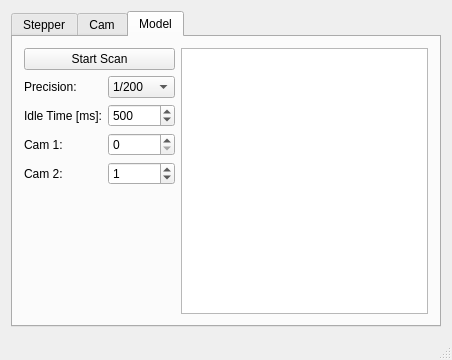
<?xml version="1.0" encoding="UTF-8"?>
<ui version="4.0">
 <class>MainWindow</class>
 <widget class="QMainWindow" name="MainWindow">
  <property name="geometry">
   <rect>
    <x>0</x>
    <y>0</y>
    <width>452</width>
    <height>360</height>
   </rect>
  </property>
  <property name="windowTitle">
   <string>MainWindow</string>
  </property>
  <widget class="QWidget" name="centralWidget">
   <layout class="QGridLayout" name="gridLayout">
    <item row="0" column="0">
     <widget class="QTabWidget" name="tabWidget">
      <property name="currentIndex">
       <number>2</number>
      </property>
      <widget class="QWidget" name="tabStepper">
       <attribute name="title">
        <string>Stepper</string>
       </attribute>
       <layout class="QGridLayout" name="gridLayout_2">
        <item row="0" column="2">
         <widget class="QLabel" name="label">
          <property name="text">
           <string>baud:</string>
          </property>
         </widget>
        </item>
        <item row="0" column="4">
         <widget class="QPushButton" name="pushButtonConnectSerialport">
          <property name="text">
           <string>Connect</string>
          </property>
         </widget>
        </item>
        <item row="0" column="3">
         <widget class="QComboBox" name="comboBoxBaud">
          <property name="currentText">
           <string>9600</string>
          </property>
          <property name="currentIndex">
           <number>1</number>
          </property>
          <item>
           <property name="text">
            <string>4800</string>
           </property>
          </item>
          <item>
           <property name="text">
            <string>9600</string>
           </property>
          </item>
          <item>
           <property name="text">
            <string>14400</string>
           </property>
          </item>
          <item>
           <property name="text">
            <string>19200</string>
           </property>
          </item>
          <item>
           <property name="text">
            <string>28800</string>
           </property>
          </item>
          <item>
           <property name="text">
            <string>38400</string>
           </property>
          </item>
          <item>
           <property name="text">
            <string>57600</string>
           </property>
          </item>
          <item>
           <property name="text">
            <string>115200</string>
           </property>
          </item>
         </widget>
        </item>
        <item row="0" column="0">
         <widget class="QLabel" name="label_2">
          <property name="text">
           <string>port:</string>
          </property>
         </widget>
        </item>
        <item row="0" column="1">
         <widget class="QLineEdit" name="lineEditSerialport">
          <property name="text">
           <string>COM3</string>
          </property>
         </widget>
        </item>
        <item row="3" column="4">
         <spacer name="verticalSpacer">
          <property name="orientation">
           <enum>Qt::Vertical</enum>
          </property>
          <property name="sizeHint" stdset="0">
           <size>
            <width>20</width>
            <height>40</height>
           </size>
          </property>
         </spacer>
        </item>
        <item row="1" column="4">
         <widget class="QPushButton" name="pushButtonTestSerialport">
          <property name="text">
           <string>Test</string>
          </property>
         </widget>
        </item>
        <item row="1" column="0" rowspan="3" colspan="4">
         <widget class="QTextBrowser" name="textBrowserSerialport"/>
        </item>
       </layout>
      </widget>
      <widget class="QWidget" name="tabCam">
       <attribute name="title">
        <string>Cam</string>
       </attribute>
       <layout class="QGridLayout" name="gridLayout_3" rowstretch="0,0,0,0,0,0,0,0,0" columnstretch="0,0,1" columnminimumwidth="0,0,0">
        <property name="leftMargin">
         <number>6</number>
        </property>
        <item row="0" column="0">
         <widget class="QLabel" name="labelCam">
          <property name="sizePolicy">
           <sizepolicy hsizetype="Fixed" vsizetype="Fixed">
            <horstretch>0</horstretch>
            <verstretch>0</verstretch>
           </sizepolicy>
          </property>
          <property name="text">
           <string>Cam:</string>
          </property>
         </widget>
        </item>
        <item row="2" column="0" colspan="2">
         <widget class="QPushButton" name="pushButtonCamShow">
          <property name="sizePolicy">
           <sizepolicy hsizetype="Minimum" vsizetype="Fixed">
            <horstretch>0</horstretch>
            <verstretch>0</verstretch>
           </sizepolicy>
          </property>
          <property name="text">
           <string>Show</string>
          </property>
         </widget>
        </item>
        <item row="1" column="0">
         <widget class="QLabel" name="labelFPS">
          <property name="sizePolicy">
           <sizepolicy hsizetype="Fixed" vsizetype="Fixed">
            <horstretch>0</horstretch>
            <verstretch>0</verstretch>
           </sizepolicy>
          </property>
          <property name="text">
           <string>FPS</string>
          </property>
         </widget>
        </item>
        <item row="1" column="1">
         <widget class="QSpinBox" name="spinBoxCamFPS">
          <property name="sizePolicy">
           <sizepolicy hsizetype="Minimum" vsizetype="Fixed">
            <horstretch>0</horstretch>
            <verstretch>0</verstretch>
           </sizepolicy>
          </property>
          <property name="minimum">
           <number>0</number>
          </property>
          <property name="maximum">
           <number>200</number>
          </property>
          <property name="value">
           <number>25</number>
          </property>
         </widget>
        </item>
        <item row="3" column="0" colspan="2">
         <widget class="QPushButton" name="pushButtonCamClose">
          <property name="sizePolicy">
           <sizepolicy hsizetype="Minimum" vsizetype="Fixed">
            <horstretch>0</horstretch>
            <verstretch>0</verstretch>
           </sizepolicy>
          </property>
          <property name="text">
           <string>Close</string>
          </property>
         </widget>
        </item>
        <item row="4" column="0" colspan="2">
         <widget class="QPushButton" name="pushButtonCamCalibration">
          <property name="sizePolicy">
           <sizepolicy hsizetype="Minimum" vsizetype="Fixed">
            <horstretch>0</horstretch>
            <verstretch>0</verstretch>
           </sizepolicy>
          </property>
          <property name="text">
           <string>Calibration</string>
          </property>
         </widget>
        </item>
        <item row="0" column="2" rowspan="9">
         <widget class="Cam_viewer" name="graphicsViewCam"/>
        </item>
        <item row="5" column="0" colspan="2">
         <widget class="QPushButton" name="pushButtonCamCalibrationCollect">
          <property name="enabled">
           <bool>false</bool>
          </property>
          <property name="sizePolicy">
           <sizepolicy hsizetype="Minimum" vsizetype="Fixed">
            <horstretch>0</horstretch>
            <verstretch>0</verstretch>
           </sizepolicy>
          </property>
          <property name="text">
           <string>Collect</string>
          </property>
         </widget>
        </item>
        <item row="8" column="0">
         <spacer name="verticalSpacer_2">
          <property name="orientation">
           <enum>Qt::Vertical</enum>
          </property>
          <property name="sizeHint" stdset="0">
           <size>
            <width>20</width>
            <height>40</height>
           </size>
          </property>
         </spacer>
        </item>
        <item row="6" column="0" colspan="2">
         <widget class="QPushButton" name="pushButtonCamCalibrationSave">
          <property name="enabled">
           <bool>false</bool>
          </property>
          <property name="text">
           <string>Save Calib</string>
          </property>
         </widget>
        </item>
        <item row="0" column="1">
         <widget class="QSpinBox" name="spinBoxCam"/>
        </item>
       </layout>
      </widget>
      <widget class="QWidget" name="tabModel">
       <attribute name="title">
        <string>Model</string>
       </attribute>
       <layout class="QGridLayout" name="gridLayout_4">
        <item row="2" column="1">
         <widget class="QSpinBox" name="spinBoxScanPrecisionIdleTime">
          <property name="minimum">
           <number>0</number>
          </property>
          <property name="maximum">
           <number>100000</number>
          </property>
          <property name="singleStep">
           <number>100</number>
          </property>
          <property name="value">
           <number>500</number>
          </property>
         </widget>
        </item>
        <item row="0" column="0" colspan="2">
         <widget class="QPushButton" name="pushButtonStartScan">
          <property name="text">
           <string>Start Scan</string>
          </property>
         </widget>
        </item>
        <item row="2" column="0">
         <widget class="QLabel" name="labelScanPrecisionIdleTime">
          <property name="text">
           <string>Idle Time [ms]:</string>
          </property>
         </widget>
        </item>
        <item row="0" column="2" rowspan="6">
         <widget class="QGraphicsView" name="graphicsViewModel"/>
        </item>
        <item row="5" column="0" colspan="2">
         <spacer name="verticalSpacer_3">
          <property name="orientation">
           <enum>Qt::Vertical</enum>
          </property>
          <property name="sizeHint" stdset="0">
           <size>
            <width>20</width>
            <height>40</height>
           </size>
          </property>
         </spacer>
        </item>
        <item row="1" column="1">
         <widget class="QComboBox" name="comboBoxScanPrecision">
          <property name="currentIndex">
           <number>0</number>
          </property>
          <item>
           <property name="text">
            <string>1/200</string>
           </property>
          </item>
          <item>
           <property name="text">
            <string>1/100</string>
           </property>
          </item>
          <item>
           <property name="text">
            <string>1/50</string>
           </property>
          </item>
          <item>
           <property name="text">
            <string>1/40</string>
           </property>
          </item>
          <item>
           <property name="text">
            <string>1/32</string>
           </property>
          </item>
          <item>
           <property name="text">
            <string>1/25</string>
           </property>
          </item>
          <item>
           <property name="text">
            <string>1/20</string>
           </property>
          </item>
          <item>
           <property name="text">
            <string>1/16</string>
           </property>
          </item>
          <item>
           <property name="text">
            <string>1/10</string>
           </property>
          </item>
          <item>
           <property name="text">
            <string>1/8</string>
           </property>
          </item>
          <item>
           <property name="text">
            <string>1/4</string>
           </property>
          </item>
         </widget>
        </item>
        <item row="1" column="0">
         <widget class="QLabel" name="labelScanPrecision">
          <property name="text">
           <string>Precision:</string>
          </property>
         </widget>
        </item>
        <item row="3" column="0">
         <widget class="QLabel" name="labelScanCam1">
          <property name="text">
           <string>Cam 1:</string>
          </property>
         </widget>
        </item>
        <item row="4" column="0">
         <widget class="QLabel" name="labelScanCam2">
          <property name="text">
           <string>Cam 2:</string>
          </property>
         </widget>
        </item>
        <item row="3" column="1">
         <widget class="QSpinBox" name="spinBoxScanCam1"/>
        </item>
        <item row="4" column="1">
         <widget class="QSpinBox" name="spinBoxScanCam2">
          <property name="value">
           <number>1</number>
          </property>
         </widget>
        </item>
       </layout>
      </widget>
     </widget>
    </item>
   </layout>
  </widget>
  <widget class="QStatusBar" name="statusBar"/>
  <widget class="QMenuBar" name="menuBar">
   <property name="geometry">
    <rect>
     <x>0</x>
     <y>0</y>
     <width>452</width>
     <height>21</height>
    </rect>
   </property>
  </widget>
 </widget>
 <layoutdefault spacing="6" margin="11"/>
 <customwidgets>
  <customwidget>
   <class>Cam_viewer</class>
   <extends>QGraphicsView</extends>
   <header>cam_viewer.h</header>
   <slots>
    <slot>change_fps(int)</slot>
    <slot>cam_show()</slot>
    <slot>cam_close()</slot>
    <slot>cam_calibration()</slot>
    <slot>cam_calibration_collect()</slot>
    <slot>cam_calibration_save()</slot>
    <slot>cam_calibration_dialog()</slot>
   </slots>
  </customwidget>
 </customwidgets>
 <resources/>
 <connections>
  <connection>
   <sender>pushButtonTestSerialport</sender>
   <signal>clicked()</signal>
   <receiver>MainWindow</receiver>
   <slot>test_serialport()</slot>
   <hints>
    <hint type="sourcelabel">
     <x>339</x>
     <y>118</y>
    </hint>
    <hint type="destinationlabel">
     <x>199</x>
     <y>149</y>
    </hint>
   </hints>
  </connection>
  <connection>
   <sender>pushButtonConnectSerialport</sender>
   <signal>clicked()</signal>
   <receiver>MainWindow</receiver>
   <slot>connect_serialport()</slot>
   <hints>
    <hint type="sourcelabel">
     <x>339</x>
     <y>90</y>
    </hint>
    <hint type="destinationlabel">
     <x>199</x>
     <y>149</y>
    </hint>
   </hints>
  </connection>
  <connection>
   <sender>pushButtonCamShow</sender>
   <signal>clicked()</signal>
   <receiver>graphicsViewCam</receiver>
   <slot>cam_show()</slot>
   <hints>
    <hint type="sourcelabel">
     <x>339</x>
     <y>90</y>
    </hint>
    <hint type="destinationlabel">
     <x>147</x>
     <y>182</y>
    </hint>
   </hints>
  </connection>
  <connection>
   <sender>pushButtonCamClose</sender>
   <signal>clicked()</signal>
   <receiver>graphicsViewCam</receiver>
   <slot>cam_close()</slot>
   <hints>
    <hint type="sourcelabel">
     <x>337</x>
     <y>90</y>
    </hint>
    <hint type="destinationlabel">
     <x>147</x>
     <y>182</y>
    </hint>
   </hints>
  </connection>
  <connection>
   <sender>pushButtonCamCalibration</sender>
   <signal>clicked()</signal>
   <receiver>graphicsViewCam</receiver>
   <slot>cam_calibration_dialog()</slot>
   <hints>
    <hint type="sourcelabel">
     <x>337</x>
     <y>118</y>
    </hint>
    <hint type="destinationlabel">
     <x>273</x>
     <y>198</y>
    </hint>
   </hints>
  </connection>
  <connection>
   <sender>pushButtonCamCalibrationCollect</sender>
   <signal>clicked()</signal>
   <receiver>graphicsViewCam</receiver>
   <slot>cam_calibration_collect()</slot>
   <hints>
    <hint type="sourcelabel">
     <x>337</x>
     <y>146</y>
    </hint>
    <hint type="destinationlabel">
     <x>147</x>
     <y>182</y>
    </hint>
   </hints>
  </connection>
  <connection>
   <sender>spinBoxCamFPS</sender>
   <signal>valueChanged(int)</signal>
   <receiver>graphicsViewCam</receiver>
   <slot>change_fps(int)</slot>
   <hints>
    <hint type="sourcelabel">
     <x>76</x>
     <y>119</y>
    </hint>
    <hint type="destinationlabel">
     <x>243</x>
     <y>168</y>
    </hint>
   </hints>
  </connection>
  <connection>
   <sender>pushButtonCamCalibrationSave</sender>
   <signal>clicked()</signal>
   <receiver>graphicsViewCam</receiver>
   <slot>cam_calibration_save()</slot>
   <hints>
    <hint type="sourcelabel">
     <x>62</x>
     <y>259</y>
    </hint>
    <hint type="destinationlabel">
     <x>273</x>
     <y>198</y>
    </hint>
   </hints>
  </connection>
  <connection>
   <sender>pushButtonStartScan</sender>
   <signal>clicked()</signal>
   <receiver>MainWindow</receiver>
   <slot>start_scan()</slot>
   <hints>
    <hint type="sourcelabel">
     <x>59</x>
     <y>90</y>
    </hint>
    <hint type="destinationlabel">
     <x>225</x>
     <y>179</y>
    </hint>
   </hints>
  </connection>
 </connections>
 <slots>
  <slot>connect_serialport()</slot>
  <slot>test_serialport()</slot>
  <slot>start_scan()</slot>
 </slots>
</ui>
